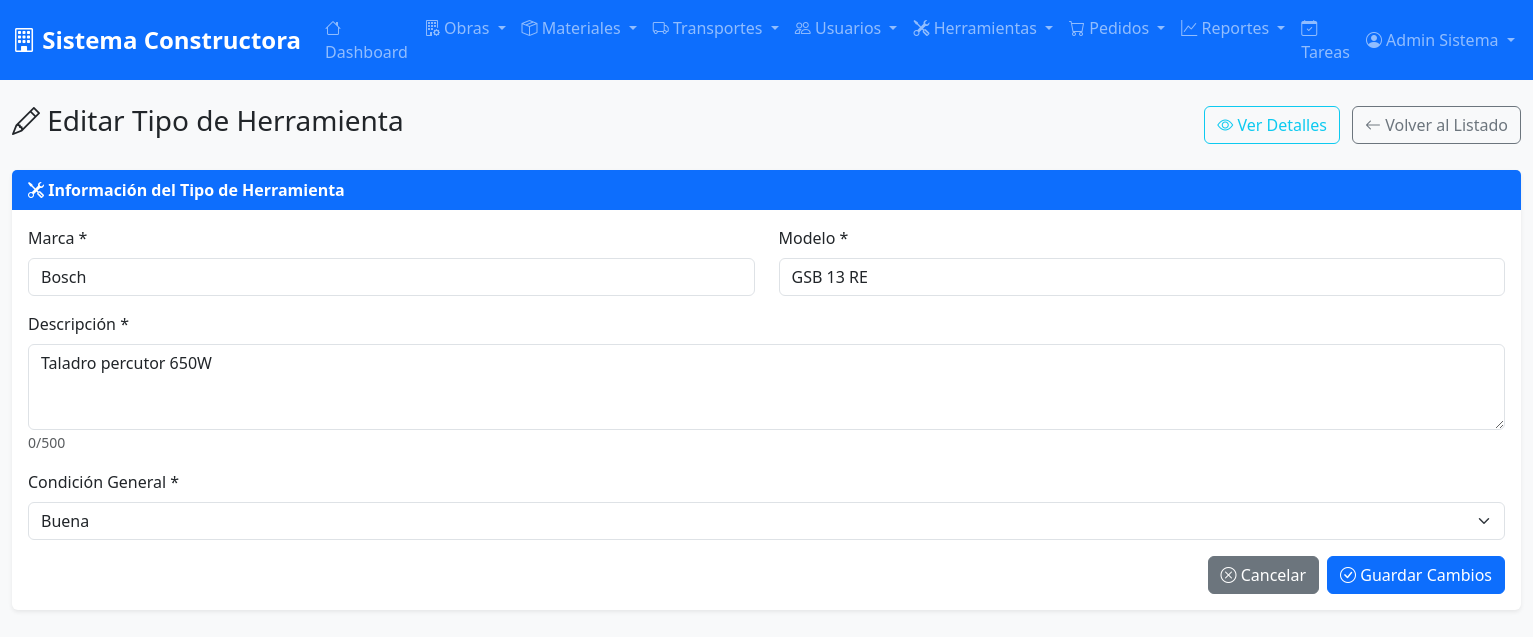
/modules/herramientas/edit.php?id=1 (signed in), run on the app's committed database.
### tables this page shows
CREATE TABLE herramientas (
    id_herramienta INT AUTO_INCREMENT PRIMARY KEY,
    tipo VARCHAR(100) NOT NULL,
    marca VARCHAR(100) NOT NULL,
    modelo VARCHAR(100) NOT NULL,
    descripcion TEXT,
    stock_total INT DEFAULT 0,
    condicion_general ENUM('excelente', 'buena', 'regular', 'mala') DEFAULT 'buena',
    precio_referencia DECIMAL(10,2) DEFAULT 0.00,
    categoria VARCHAR(100),
    fecha_creacion TIMESTAMP DEFAULT CURRENT_TIMESTAMP
);

### modules/herramientas/edit.php (the view, shortened to what this page needs)
<?php
$database = new Database();
$conn = $database->getConnection();
$herramienta_id = (int)($_GET['id'] ?? 0);
try {
    $query = "SELECT * FROM herramientas WHERE id_herramienta = ?";
    $stmt = $conn->prepare($query);
    $stmt->execute([$herramienta_id]);
    $herramienta = $stmt->fetch();
} catch (Exception $e) {
    error_log("Error al obtener herramienta para editar: " . $e->getMessage());
    redirect(SITE_URL . '/modules/herramientas/list.php');
}
include '../../includes/header.php';
?>
<div class="row">
    <div class="col-12">
        <div class="d-flex justify-content-between align-items-center mb-4">
            <h1 class="h3">
                <i class="bi bi-pencil"></i> Editar Tipo de Herramienta
            </h1>
            <div>
                <a href="view.php?id=<?php echo $herramienta['id_herramienta']; ?>" class="btn btn-outline-info me-2">
                    <i class="bi bi-eye"></i> Ver Detalles
                </a>
                <a href="list.php" class="btn btn-outline-secondary">
                    <i class="bi bi-arrow-left"></i> Volver al Listado
                </a>
            </div>
        </div>
    </div>
</div>
<div class="card">
    <div class="card-header">
        <i class="bi bi-tools"></i> Información del Tipo de Herramienta
    </div>
    <div class="card-body">
        <form method="POST" class="needs-validation" novalidate>
            <div class="row">
                <div class="col-md-6 mb-3">
                    <label for="marca" class="form-label">Marca *</label>
                    <input type="text" class="form-control" id="marca" name="marca"
                           value="<?php echo htmlspecialchars($herramienta['marca']); ?>"
                           required maxlength="100">
                </div>
                <div class="col-md-6 mb-3">
                    <label for="modelo" class="form-label">Modelo *</label>
                    <input type="text" class="form-control" id="modelo" name="modelo"
                           value="<?php echo htmlspecialchars($herramienta['modelo']); ?>"
                           required maxlength="100">
                </div>
            </div>
            <div class="mb-3">
                <label for="descripcion" class="form-label">Descripción *</label>
                <textarea class="form-control" id="descripcion" name="descripcion" rows="3"
                          required maxlength="500"><?php echo htmlspecialchars($herramienta['descripcion']); ?></textarea>
            </div>
            <div class="mb-3">
                <label for="condicion_general" class="form-label">Condición General *</label>
                <select class="form-select" id="condicion_general" name="condicion_general" required>
                    <option value="buena" <?php echo ($herramienta['condicion_general'] === 'buena') ? 'selected' : ''; ?>>Buena</option>
                </select>
            </div>
            <div class="d-flex justify-content-end gap-2">
                <a href="view.php?id=<?php echo $herramienta['id_herramienta']; ?>" class="btn btn-secondary">
                    <i class="bi bi-x-circle"></i> Cancelar
                </a>
                <button type="submit" class="btn btn-primary">
                    <i class="bi bi-check-circle"></i> Guardar Cambios
                </button>
            </div>
        </form>
    </div>
</div>
<?php include '../../includes/footer.php'; ?>

### assets/css/style.css (style rules this page uses)
:root { --primary-color: #0d6efd; --secondary-color: #6c757d; --success-color: #198754; --danger-color: #dc3545; --warning-color: #ffc107; --info-color: #0dcaf0; --light-color: #f8f9fa; --dark-color: #212529; }
body { background-color: #f8f9fa; font-family: "Segoe UI", Tahoma, Geneva, Verdana, sans-serif; }
.card { border: none; box-shadow: 0 0.125rem 0.25rem rgba(0, 0, 0, 0.075); transition: box-shadow 0.15s ease-in-out; }
.card-header { background-color: var(--primary-color); color: white; border-bottom: none; font-weight: 600; }
.btn { border-radius: 0.375rem; font-weight: 500; }
.btn-primary { background-color: var(--primary-color); border-color: var(--primary-color); }
.form-label { font-weight: 500; color: var(--dark-color); }

### data on the page
herramientas: marca "Bosch", modelo "GSB 13 RE", descripcion "Taladro percutor 650W", condicion_general "Buena"

### other printed values
SITE_NAME "Sistema Constructora"
$_SESSION['user_name'] "Admin Sistema"
